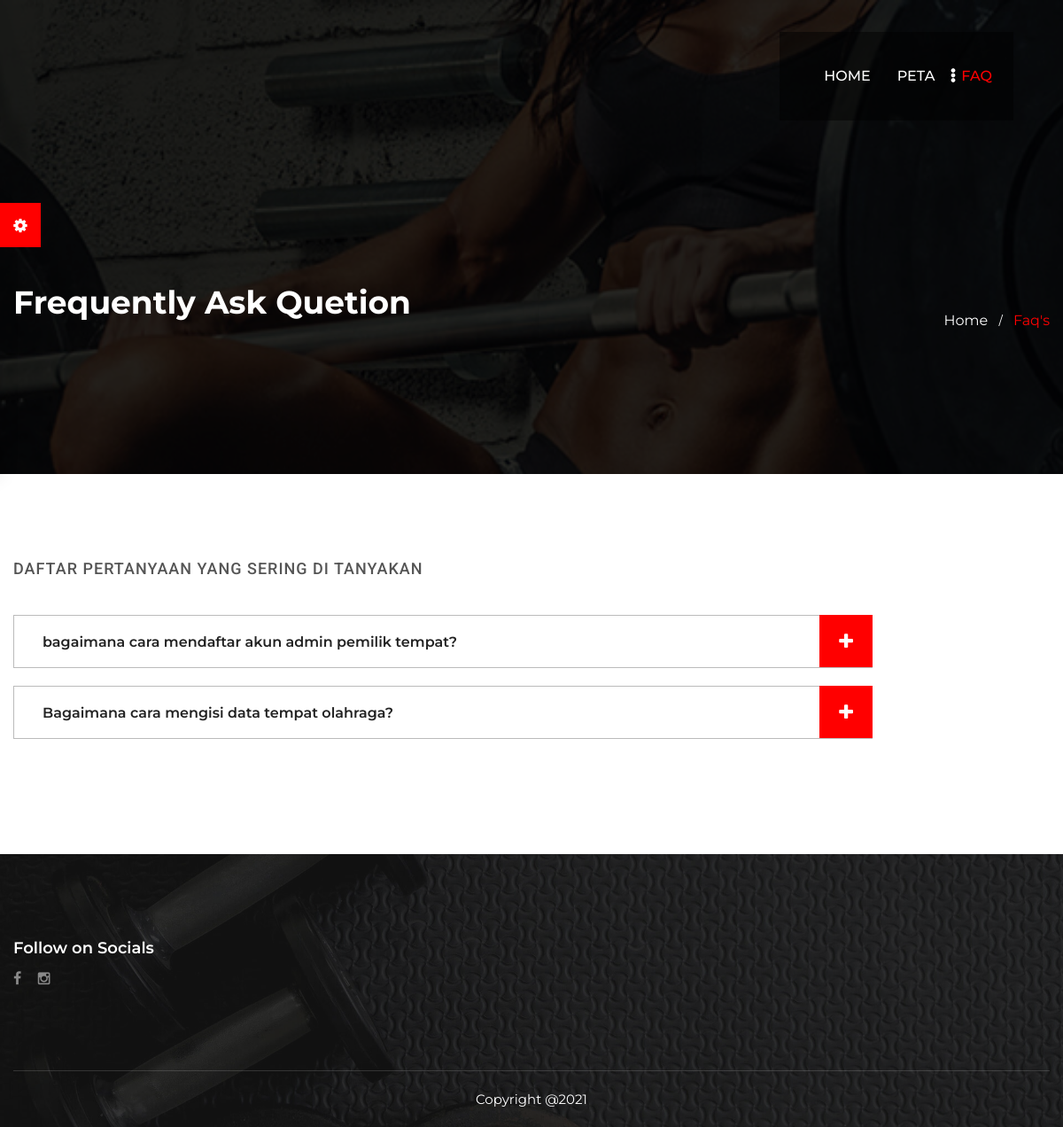
The app's page /?page=user/faq with its own data.
### tables this page shows
CREATE TABLE `faq` (
  `id_faq` int(11) NOT NULL,
  `pertanyaan` varchar(100) NOT NULL,
  `jawaban` longtext NOT NULL,
  `link_video` varchar(50) NOT NULL
);

### user/faq.php (the view, shortened to what this page needs)
   <section class="page-title" style="background-image:url(assets/images/background/11.jpg)">
   	<div class="auto-container">
		<div class="clearfix">
			<div class="pull-left">
				<h2>Frequently Ask Quetion</h2>
			</div>
			<div class="pull-right">
				<ul class="page-breadcrumb">
					<li><a href="index.php">home</a></li>
					<li>Faq's</li>
				</ul>
			</div>
		</div>
       </div>
   </section>
<section class="faq-page-section">
	<div class="auto-container">
		<div class="sec-title">
			<div class="title">DAFTAR PERTANYAAN YANG SERING DI TANYAKAN</div>
		</div>
		<ul class="accordion-box">
			<?php
				$sqlFAQ=mysqli_query($koneksi,"SELECT * FROM faq");
                    while ($data = mysqli_fetch_array($sqlFAQ)){
			 ?>
			<li class="accordion block">
				<div class="acc-btn"><div class="icon-outer"><span class="icon icon-plus fa fa-plus"></span> <span class="icon icon-minus fa fa-minus"></span></div><?php echo $data['pertanyaan'] ?></div>
			</li>
			<?php } ?>
		</ul>
	</div>
</section>

### records on screen
faq: pertanyaan "bagaimana cara mendaftar akun admin pemilik tempat?"
faq: pertanyaan "Bagaimana cara mengisi data tempat olahraga?"
